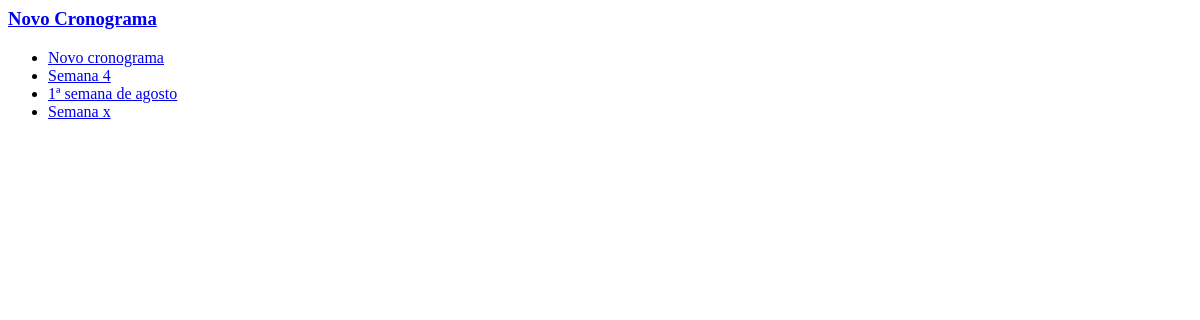
/dailySchedule/, run on an earlier commit of the app's database.
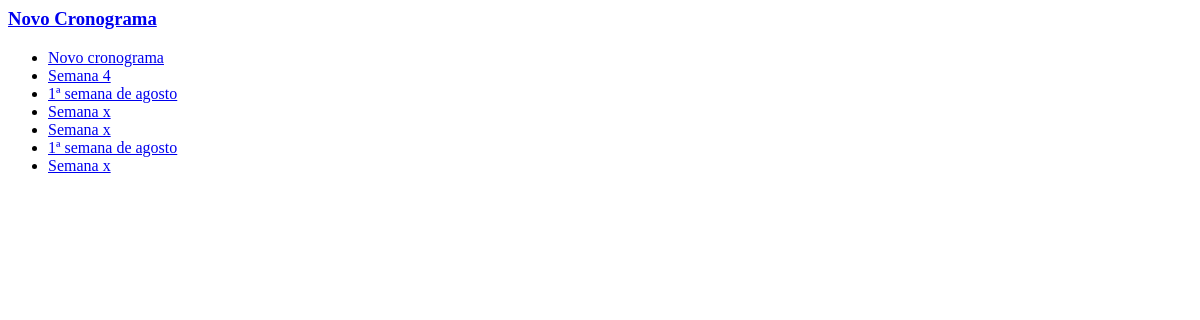
And on a later commit of the database.
### dayleSchedule/models.py (models this page shows, shortened)
class Cronograma(models.Model):
    privacidade = models.BooleanField()
    data_inicio = models.DateTimeField('Data inicio Cronograma', default=timezone.now)
    data_fim = models.DateTimeField('Data fim Cronograma', default=timezone.now)
    titulo = models.CharField(max_length=100, default='Novo Cronograma')
    aluno = models.ForeignKey(Aluno, on_delete=models.CASCADE)
    class Meta:
        verbose_name='Cronograma'

### dayleSchedule/views.py (the view)
# urls.py: path('', include('index.urls')),
def index(request):
    latest_ds_list = Cronograma.objects.order_by('-data_inicio')
    context = {'latest_ds_list': latest_ds_list}
    return render(request, 'dayleSchedule/index.html', context)

### dayleSchedule/templates/dayleSchedule/index.html
    <h3>
        <a href="{% url 'cronograma:cronogramaForm' %}">
            Novo Cronograma
        </a>
    </h3>
{% if latest_ds_list %}
    <ul>
        {% for cronograma in latest_ds_list %}
        <li><a href="{% url 'cronograma:detalhes' cronograma.id %}">
            {{ cronograma.titulo }}
        </a></li>
        {% endfor %}
    </ul>
{% else %}
    <p>Nenhum cronograma disponível.</p>
{% endif %}

What changed in the data, as far as the page shows it:
added Cronograma: titulo "1ª semana de agosto"
added Cronograma: titulo "Semana x"
added Cronograma: titulo "Semana x"
